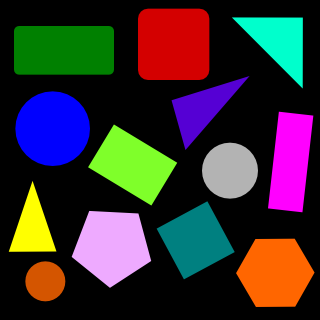
#> input picture res/shapes.png, 320 x 320 px
$ python chapter8.py
#> lines starting #> are read from the running program, lines starting #| are printed output that depends on the picture; after the words box and inside, x2 and y2 are one past the last pixel; in counts of white or black regions, pixels touching at a corner belong together
import cv2
import numpy as np

path = 'res/shapes.png'
img = cv2.imread(path)
#> img is the input picture: shape (320, 320, 3); mean B, G, R 49, 46.1, 55.8
imgContour = img.copy()

def getContours(img):
    contours, hierarchy = cv2.findContours(img, cv2.RETR_EXTERNAL, cv2.CHAIN_APPROX_NONE)
    for cnt in contours:
        area = cv2.contourArea(cnt)
        print(area)
        if area > 500:
            cv2.drawContours(imgContour, cnt, -1, (255,0,0), 3)
            peri = cv2.arcLength(cnt, True)
            # print(peri)
            approx = cv2.approxPolyDP(cnt, 0.02*peri, True)
            print(len(approx))
            objCor = len(approx)
            x, y, w, h = cv2.boundingRect(approx)
            objectType = "None"

            if objCor == 3: objectType = "Tri"
            elif objCor == 4:
                aspRatio = w/float(h)
                if aspRatio > 0.95 and aspRatio < 1.05:
                    objectType = "Square"
                else:
                    objectType = "Rectangle"
            elif objCor == 5: objectType = "Pentagon"
            elif objCor == 6: objectType = "Hexagon"
            else: objectType = "Circle"

            cv2.rectangle(imgContour, (x, y), (x+w, y+h), (0,255,0), 2)
            cv2.putText(imgContour, objectType, (x+1, y+(h//2)-10), cv2.FONT_HERSHEY_COMPLEX, 0.5, (255,255,255), 1)


imgGray = cv2.cvtColor(img, cv2.COLOR_BGR2GRAY)
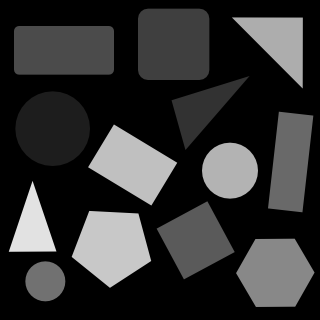
#> imgGray: shape (320, 320); min 0, max 226, mean 49.3
imgBlur = cv2.GaussianBlur(imgGray, (7,7), 1)
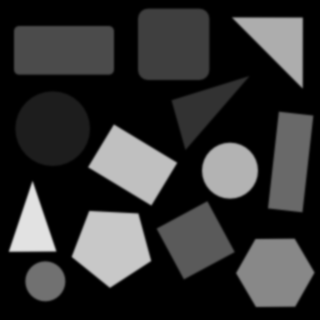
#> imgBlur: shape (320, 320); min 0, max 226, mean 49.3
imgCanny = cv2.Canny(imgBlur, 50, 50)
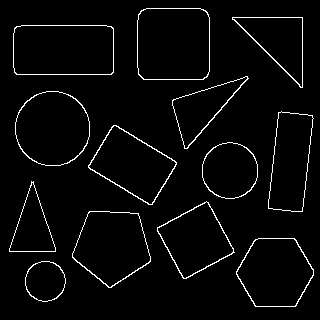
#> imgCanny: shape (320, 320); 3.3% white in thin lines or dots, all inside (x1, y1, x2, y2) = (9, 8, 314, 307)

getContours(imgCanny)
#> in getContours, `contours, hierarchy = cv2.findContours(img, cv2.RETR_EXTERNAL, cv2.CHA..`: contours = 13 contours; largest, box (x1, y1, x2, y2) and area: (137, 8, 210, 80) 5014, (13, 25, 114, 75) 4865, (15, 91, 90, 166) 4376, (72, 211, 151, 288) 4192, (236, 238, 314, 307) 4035
#> the loop in getContours, `for cnt in contours:` made 13 passes
#> (area, peri, approx, objCor, x, y, w, h) on passes 4, 7, 8, 11, 13: (3369.5, 246.5, [[206, 201], [157, 227], [183, 278], [234, 252]], 4, 157, 201, 78, 78), (3759.5, 261.9, [[113, 125], [88, 167], [152, 204], [176, 162]], 4, 88, 125, 89, 80), (3367, 272.4, [[281, 111], [268, 208], [302, 211], [313, 118]], 4, 268, 111, 46, 101), (4865, 291, [[14, 28], [16, 74], [113, 72], [111, 26]], 4, 14, 26, 100, 49), (5013.5, 272.5, [[141, 10], [138, 74], [206, 77], [207, 12]], 4, 138, 10, 70, 68)
#> (area, peri, approx, objCor, x, y, w, h) on passes 5, 10, 12: (1687, 207.1, [[31, 181], [9, 251], [55, 251]], 3, 9, 181, 47, 71), (2140, 238.6, [[247, 76], [172, 100], [184, 148]], 3, 172, 76, 76, 73), (2521.5, 240.8, [[232, 17], [302, 87], [302, 17]], 3, 232, 17, 71, 71)
#> (printed output is left out)
#> after the loop in getContours, `for cnt in contours:`:
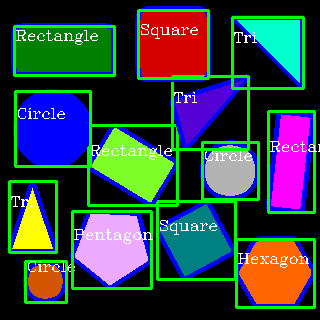
#> imgContour: shape (320, 320, 3); mean B, G, R 68, 68.4, 50.1

cv2.imshow("Original", img)
cv2.imshow("Gray", imgGray)
cv2.imshow("Blur", imgBlur)
cv2.imshow("Canny", imgCanny)
cv2.imshow("Copy", imgContour)

cv2.waitKey(0)
